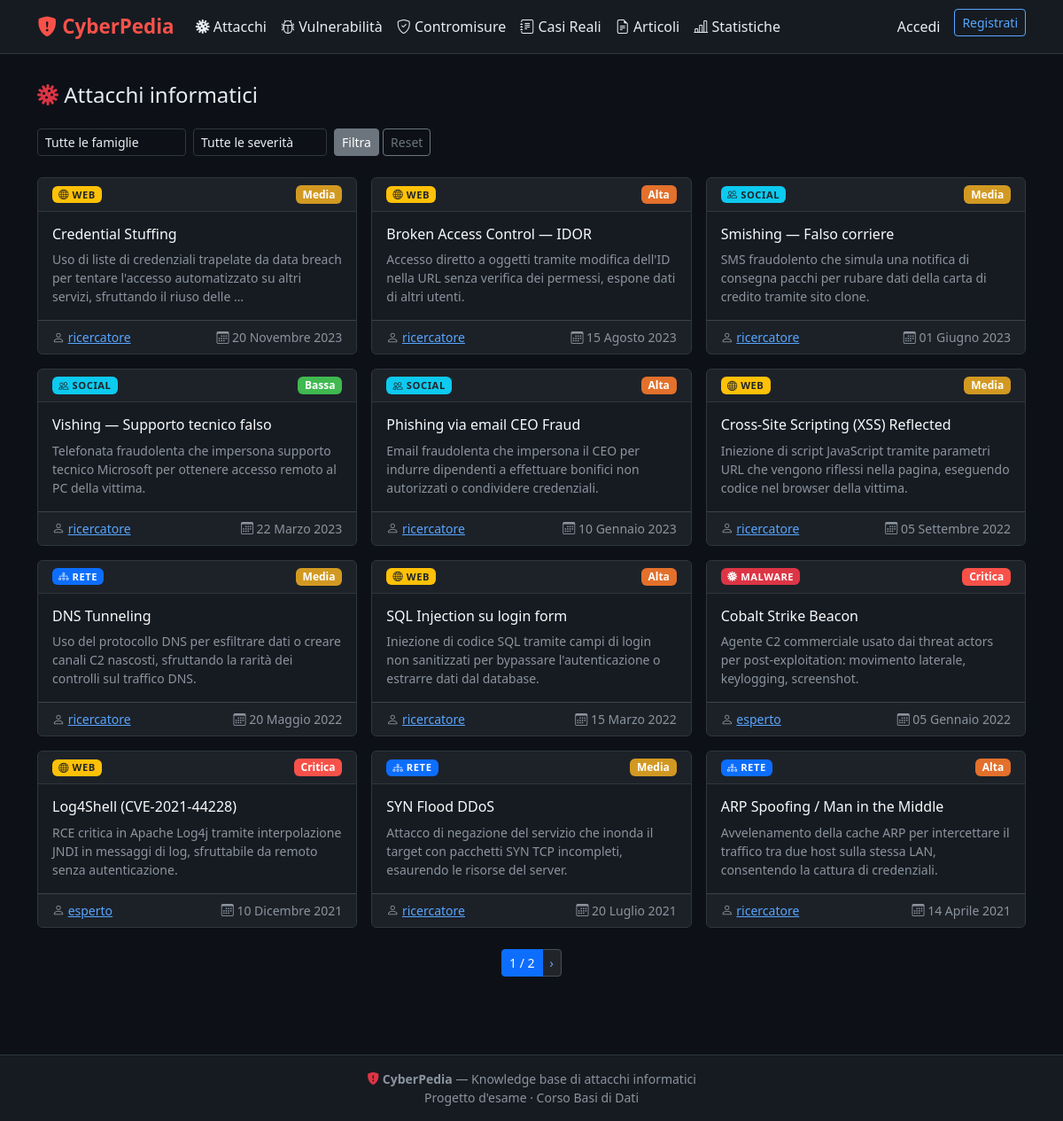
Screenshot of /attacchi/ with the database file from the repository.
### core/models.py (models this page shows, shortened)
class Attacco(models.Model):
    id_attacco = models.AutoField(primary_key=True)
    nome = models.CharField(max_length=200)
    descrizione = models.TextField()
    severita = models.CharField(max_length=10, choices=SEVERITA_CHOICES)
    data_pubblicazione = models.DateField()
    riferimento_mitre = models.CharField(max_length=50, blank=True)
    immagine = models.ImageField(upload_to='attacchi_img/', blank=True, null=True)
    id_autore = models.ForeignKey(
        Utenti, on_delete=models.PROTECT,
        db_column='id_autore', related_name='attacchi'
    )
    class Meta:
        db_table = 'attacco'
    def get_famiglia(self):
        for attr in ('rete', 'web', 'social', 'malware'):
            if hasattr(self, attr):
                return attr
        return 'sconosciuta'

class Utenti(models.Model):
    id_utente = models.AutoField(primary_key=True)
    username = models.CharField(max_length=20, unique=True)
    email = models.EmailField(unique=True)
    password = models.CharField(max_length=128)
    data_registrazione = models.DateField(auto_now_add=True)
    livello = models.IntegerField(default=0)
    bio = models.TextField(blank=True)
    foto_profilo = models.ImageField(upload_to='profili/', blank=True, null=True)
    class Meta:
        db_table = 'utenti'

### core/views.py (the view)
# urls.py: path('attacchi/', views.attacchi_list, name='attacchi-list'),
def attacchi_list(request):
    famiglia = request.GET.get('famiglia', '')
    severita = request.GET.get('severita', '')
    qs = Attacco.objects.select_related('id_autore').order_by('-data_pubblicazione')
    if famiglia == 'rete':
        qs = qs.filter(rete__isnull=False)
    elif famiglia == 'web':
        qs = qs.filter(web__isnull=False)
    elif famiglia == 'social':
        qs = qs.filter(social__isnull=False)
    elif famiglia == 'malware':
        qs = qs.filter(malware__isnull=False)
    if severita:
        qs = qs.filter(severita=severita)
    paginator = Paginator(qs, 12)
    page = paginator.get_page(request.GET.get('page'))
    return render(request, 'attacchi/list.html', {
        'page_obj': page,
        'famiglia': famiglia,
        'severita': severita,
    })

### core/context_processors.py (called while the page is built)
def current_user(request):
    user_id = request.session.get('user_id')
    if user_id:
        try:
            return {'utente_corrente': Utenti.objects.get(pk=user_id)}
        except Utenti.DoesNotExist:
            del request.session['user_id']
    return {'utente_corrente': None}

### templates/attacchi/list.html (shortened to what this page needs)
{% extends 'base.html' %}
{% block content %}
<div class="d-flex justify-content-between align-items-center mb-3">
  <h4><i class="bi bi-virus text-danger"></i> Attacchi informatici</h4>
</div>
<form method="get" class="row g-2 mb-4">
  <div class="col-auto">
    <select name="famiglia" class="form-select form-select-sm">
      <option value="">Tutte le famiglie</option>
    </select>
  </div>
  <div class="col-auto">
    <select name="severita" class="form-select form-select-sm">
      <option value="">Tutte le severità</option>
    </select>
  </div>
  <div class="col-auto">
    <button type="submit" class="btn btn-secondary btn-sm">Filtra</button>
    <a href="{% url 'attacchi-list' %}" class="btn btn-outline-secondary btn-sm">Reset</a>
  </div>
</form>
{% if page_obj %}
<div class="row row-cols-1 row-cols-md-2 row-cols-lg-3 g-3 mb-4">
  {% for attacco in page_obj %}
  <div class="col">{% include 'partials/card_attacco.html' %}</div>
  {% endfor %}
</div>
<nav>
  <ul class="pagination pagination-sm justify-content-center">
    <li class="page-item active"><span class="page-link">{{ page_obj.number }} / {{ page_obj.paginator.num_pages }}</span></li>
    {% if page_obj.has_next %}
      <li class="page-item"><a class="page-link" href="?page={{ page_obj.next_page_number }}&famiglia={{ famiglia }}&severita={{ severita }}">›</a></li>
    {% endif %}
  </ul>
</nav>
{% else %}
<div class="card"><div class="card-body text-center text-muted py-5">
  <i class="bi bi-inbox fs-2"></i>
  <p class="mt-2">Nessun attacco trovato con questi filtri.</p>
</div></div>
{% endif %}
{% endblock %}

### templates/partials/card_attacco.html
<div class="card h-100">
  <div class="card-header d-flex justify-content-between align-items-center">
    <span class="badge famiglia-badge
      {% if attacco.get_famiglia == 'rete' %}bg-primary
      {% elif attacco.get_famiglia == 'web' %}bg-warning text-dark
      {% elif attacco.get_famiglia == 'social' %}bg-info text-dark
      {% else %}bg-danger{% endif %}">
      <i class="bi bi-{% if attacco.get_famiglia == 'rete' %}diagram-3{% elif attacco.get_famiglia == 'web' %}globe{% elif attacco.get_famiglia == 'social' %}people{% else %}virus{% endif %}"></i>
      {{ attacco.get_famiglia|upper }}
    </span>
    <span class="badge badge-{{ attacco.severita }}">{{ attacco.get_severita_display }}</span>
  </div>
  <div class="card-body">
    <h6 class="card-title">
      <a href="{% url 'attacco-detail' pk=attacco.pk %}" class="text-decoration-none text-light">{{ attacco.nome }}</a>
    </h6>
    <p class="card-text text-muted small">{{ attacco.descrizione|truncatewords:20 }}</p>
  </div>
  <div class="card-footer text-muted small d-flex justify-content-between">
    <span><i class="bi bi-person"></i> <a href="{% url 'profilo' user_id=attacco.id_autore.pk %}">{{ attacco.id_autore.username }}</a></span>
    <span><i class="bi bi-calendar3"></i> {{ attacco.data_pubblicazione }}</span>
  </div>
</div>

### templates/base.html (style rules this page uses)
:root { --cp-bg: #0d1117; --cp-surface: #161b22; --cp-border: #30363d; --cp-text: #e6edf3; --cp-muted: #8b949e; --cp-red: #f85149; --cp-blue: #58a6ff; --cp-green: #3fb950; --cp-yellow: #d29922; }
body { background: var(--cp-bg); color: var(--cp-text); font-family: 'Segoe UI', system-ui, sans-serif; }
.card { background: var(--cp-surface); border: 1px solid var(--cp-border); }
.card-header { background: rgba(255,255,255,.03); border-bottom: 1px solid var(--cp-border); }
.badge-bassa { background: var(--cp-green); }
.badge-media { background: var(--cp-yellow); }
.badge-alta { background: #e3702b; }
.badge-critica { background: var(--cp-red); }
.form-control, .form-select { background: var(--cp-bg); border-color: var(--cp-border); color: var(--cp-text); }
.text-muted { color: var(--cp-muted) !important; }
a { color: var(--cp-blue); }
.famiglia-badge { font-size: .7rem; text-transform: uppercase; letter-spacing: .05em; }

### rows the page displays
Attacco: get_famiglia "WEB", severita "Media", nome "Credential Stuffing", descrizione "Uso di liste di credenziali trapelate da data breach per tentare l'accesso automatizzato su altri servizi, sfruttando il riuso delle …", id_autore.username "ricercatore", data_pubblicazione "20 Novembre 2023"
Attacco: get_famiglia "WEB", severita "Alta", nome "Broken Access Control — IDOR", descrizione "Accesso diretto a oggetti tramite modifica dell'ID nella URL senza verifica dei permessi, espone dati di altri utenti.", id_autore.username "ricercatore", data_pubblicazione "15 Agosto 2023"
Attacco: get_famiglia "SOCIAL", severita "Media", nome "Smishing — Falso corriere", descrizione "SMS fraudolento che simula una notifica di consegna pacchi per rubare dati della carta di credito tramite sito clone.", id_autore.username "ricercatore", data_pubblicazione "01 Giugno 2023"
Attacco: get_famiglia "SOCIAL", severita "Bassa", nome "Vishing — Supporto tecnico falso", descrizione "Telefonata fraudolenta che impersona supporto tecnico Microsoft per ottenere accesso remoto al PC della vittima.", id_autore.username "ricercatore", data_pubblicazione "22 Marzo 2023"
Attacco: get_famiglia "SOCIAL", severita "Alta", nome "Phishing via email CEO Fraud", descrizione "Email fraudolenta che impersona il CEO per indurre dipendenti a effettuare bonifici non autorizzati o condividere credenziali.", id_autore.username "ricercatore", data_pubblicazione "10 Gennaio 2023"
Attacco: get_famiglia "WEB", severita "Media", nome "Cross-Site Scripting (XSS) Reflected", descrizione "Iniezione di script JavaScript tramite parametri URL che vengono riflessi nella pagina, eseguendo codice nel browser della vittima.", id_autore.username "ricercatore", data_pubblicazione "05 Settembre 2022"
Attacco: get_famiglia "RETE", severita "Media", nome "DNS Tunneling", descrizione "Uso del protocollo DNS per esfiltrare dati o creare canali C2 nascosti, sfruttando la rarità dei controlli sul traffico DNS.", id_autore.username "ricercatore", data_pubblicazione "20 Maggio 2022"
Attacco: get_famiglia "WEB", severita "Alta", nome "SQL Injection su login form", descrizione "Iniezione di codice SQL tramite campi di login non sanitizzati per bypassare l'autenticazione o estrarre dati dal database.", id_autore.username "ricercatore", data_pubblicazione "15 Marzo 2022"
Attacco: get_famiglia "MALWARE", severita "Critica", nome "Cobalt Strike Beacon", descrizione "Agente C2 commerciale usato dai threat actors per post-exploitation: movimento laterale, keylogging, screenshot.", id_autore.username "esperto", data_pubblicazione "05 Gennaio 2022"
Attacco: get_famiglia "WEB", severita "Critica", nome "Log4Shell (CVE-2021-44228)", descrizione "RCE critica in Apache Log4j tramite interpolazione JNDI in messaggi di log, sfruttabile da remoto senza autenticazione.", id_autore.username "esperto", data_pubblicazione "10 Dicembre 2021"
Attacco: get_famiglia "RETE", severita "Media", nome "SYN Flood DDoS", descrizione "Attacco di negazione del servizio che inonda il target con pacchetti SYN TCP incompleti, esaurendo le risorse del server.", id_autore.username "ricercatore", data_pubblicazione "20 Luglio 2021"
Attacco: get_famiglia "RETE", severita "Alta", nome "ARP Spoofing / Man in the Middle", descrizione "Avvelenamento della cache ARP per intercettare il traffico tra due host sulla stessa LAN, consentendo la cattura di credenziali.", id_autore.username "ricercatore", data_pubblicazione "14 Aprile 2021"

### other values shown
{{ page_obj.number }} "1"
{{ page_obj.paginator.num_pages }} "2"
